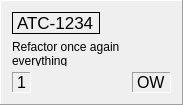
<?xml version="1.0" encoding="UTF-8"?>
<ui version="4.0">
 <class>StripWidget</class>
 <widget class="QFrame" name="StripWidget">
  <property name="geometry">
   <rect>
    <x>0</x>
    <y>0</y>
    <width>183</width>
    <height>105</height>
   </rect>
  </property>
  <property name="windowTitle">
   <string>Form</string>
  </property>
  <property name="frameShape">
   <enum>QFrame::Panel</enum>
  </property>
  <property name="frameShadow">
   <enum>QFrame::Raised</enum>
  </property>
  <layout class="QVBoxLayout" name="verticalLayout" stretch="0,1,0">
   <item>
    <layout class="QHBoxLayout" name="horizontalLayout">
     <item>
      <widget class="QLabel" name="title">
       <property name="font">
        <font>
         <pointsize>13</pointsize>
        </font>
       </property>
       <property name="frameShape">
        <enum>QFrame::Panel</enum>
       </property>
       <property name="frameShadow">
        <enum>QFrame::Plain</enum>
       </property>
       <property name="text">
        <string notr="true">ATC-1234</string>
       </property>
      </widget>
     </item>
     <item>
      <spacer name="horizontalSpacer">
       <property name="orientation">
        <enum>Qt::Horizontal</enum>
       </property>
       <property name="sizeHint" stdset="0">
        <size>
         <width>40</width>
         <height>20</height>
        </size>
       </property>
      </spacer>
     </item>
    </layout>
   </item>
   <item>
    <widget class="QLabel" name="description">
     <property name="text">
      <string notr="true">Refactor once again everything</string>
     </property>
     <property name="alignment">
      <set>Qt::AlignLeading|Qt::AlignLeft|Qt::AlignTop</set>
     </property>
     <property name="wordWrap">
      <bool>true</bool>
     </property>
    </widget>
   </item>
   <item>
    <layout class="QHBoxLayout" name="horizontalLayout_2">
     <item>
      <widget class="QLabel" name="points">
       <property name="font">
        <font>
         <pointsize>12</pointsize>
        </font>
       </property>
       <property name="frameShape">
        <enum>QFrame::Panel</enum>
       </property>
       <property name="frameShadow">
        <enum>QFrame::Sunken</enum>
       </property>
       <property name="text">
        <string>1</string>
       </property>
      </widget>
     </item>
     <item>
      <spacer name="horizontalSpacer_2">
       <property name="orientation">
        <enum>Qt::Horizontal</enum>
       </property>
       <property name="sizeHint" stdset="0">
        <size>
         <width>40</width>
         <height>20</height>
        </size>
       </property>
      </spacer>
     </item>
     <item>
      <widget class="QLabel" name="owner">
       <property name="font">
        <font>
         <pointsize>12</pointsize>
        </font>
       </property>
       <property name="frameShape">
        <enum>QFrame::Panel</enum>
       </property>
       <property name="frameShadow">
        <enum>QFrame::Sunken</enum>
       </property>
       <property name="text">
        <string>OW</string>
       </property>
      </widget>
     </item>
    </layout>
   </item>
  </layout>
 </widget>
 <resources/>
 <connections/>
</ui>
